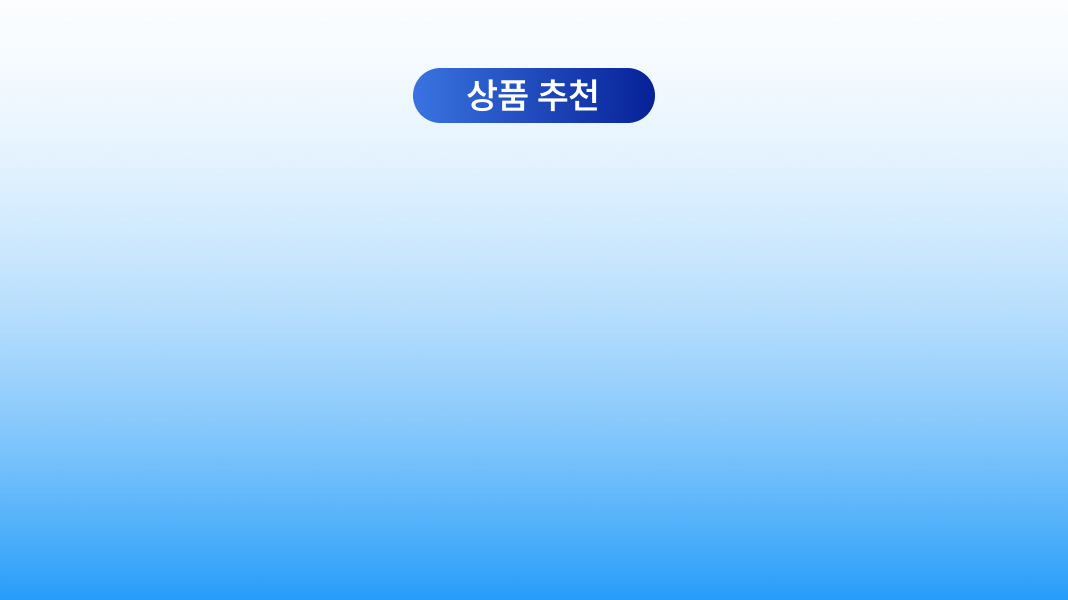
#> input picture blog/thumb_template.png, 1068 x 600 px
$ python -i thumb.py   (imports and definitions only)
#> lines starting #> are read from the running program, lines starting #| are printed output that depends on the picture
#> further down, picture is the input picture: PIL image 1068x600 RGBA; mean R, G, B, A 168.9, 214.5, 251.5, 255
"""중국산프리 블로그 썸네일 생성기
사용: python3 -I thumb.py <template.png> <product_image> <out.jpg> "<1줄 문구>" "<2줄 강조어>" "<2줄 나머지>"
예:   python3 -I thumb.py blog/thumb_template.png pr.png out.jpg "중국산 원료 없는" "고춧가루" " 소개"
- 1068x600 가로형이지만, 가운데 600x600 정사각형으로 잘려 보여도 제품과 문구가 안 벗어나게 배치함
- 흰 배경 제품 사진은 누끼를 따고, 배경이 흰색이 아니면 흰 카드에 넣어서 배치함
"""
import sys
from collections import deque
from PIL import Image, ImageDraw, ImageFont, ImageFilter

# [1 line that did not run here, left out]
FONT = "/usr/share/fonts/opentype/noto/NotoSansCJK-Bold.ttc"
WHITE, YELLOW = (255, 255, 255, 255), (255, 226, 52, 255)

# [1 line not run here, left out]
# [1 line that did not run here, left out]
# [1 line that did not run here, left out]
# [1 line that did not run here, left out]
PROD_MAX_W, PROD_MAX_H = 360, 255

def cutout(img):
    img = img.convert("RGBA")
    w, h = img.size
#> w = 1068; h = 600
    px = img.load()
    white = lambda c: c[0] > 238 and c[1] > 238 and c[2] > 238
    mask = Image.new("L", (w, h), 255); m = mask.load()
#> after `mask = Image.new('L', (w, h), 255)`: mask: PIL image 1068x600 L; every value is 255
    seen = bytearray(w * h); q = deque()
    for x in range(w): q.extend([(x, 0), (x, h - 1)])
    for y in range(h): q.extend([(0, y), (w - 1, y)])
    removed = 0
    while q:
        x, y = q.popleft(); i = y * w + x
        if seen[i]: continue
        seen[i] = 1
        if not white(px[x, y]): continue
        m[x, y] = 0; removed += 1
        for dx, dy in ((1, 0), (-1, 0), (0, 1), (0, -1)):
            nx, ny = x + dx, y + dy
            if 0 <= nx < w and 0 <= ny < h and not seen[ny * w + nx]:
                q.append((nx, ny))
#> after the loop, removed = 101102
    if removed < w * h * 0.05:      # 흰 배경이 아님 → 흰 카드로
        return None
    mask = mask.filter(ImageFilter.MinFilter(3)).filter(ImageFilter.GaussianBlur(0.8))
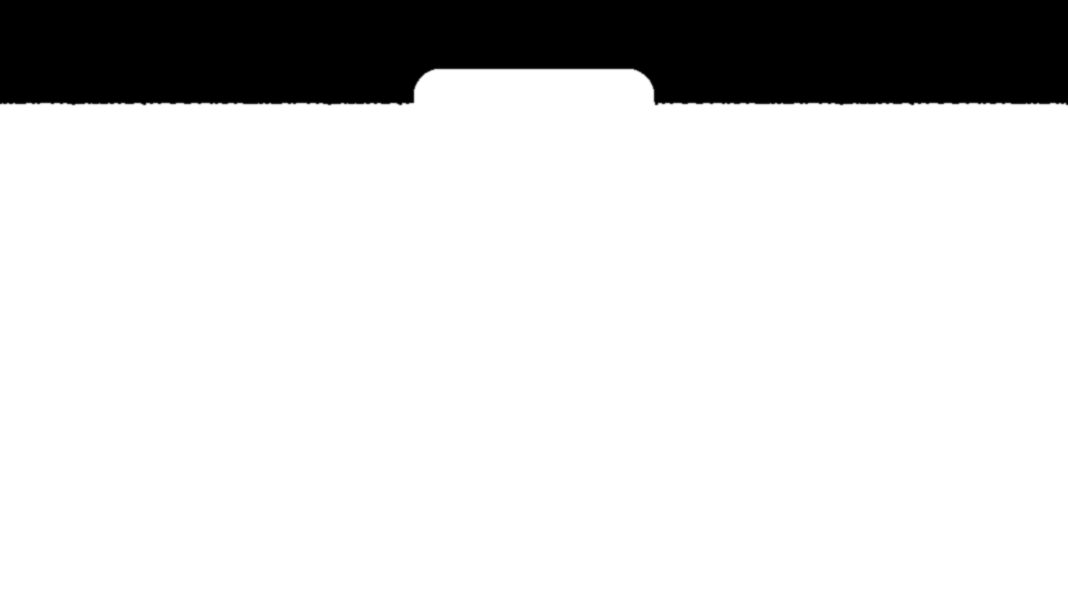
#> mask: PIL image 1068x600 L; min 0, max 255, mean 214.2
    img.putalpha(mask)
    return img.crop(img.getbbox())
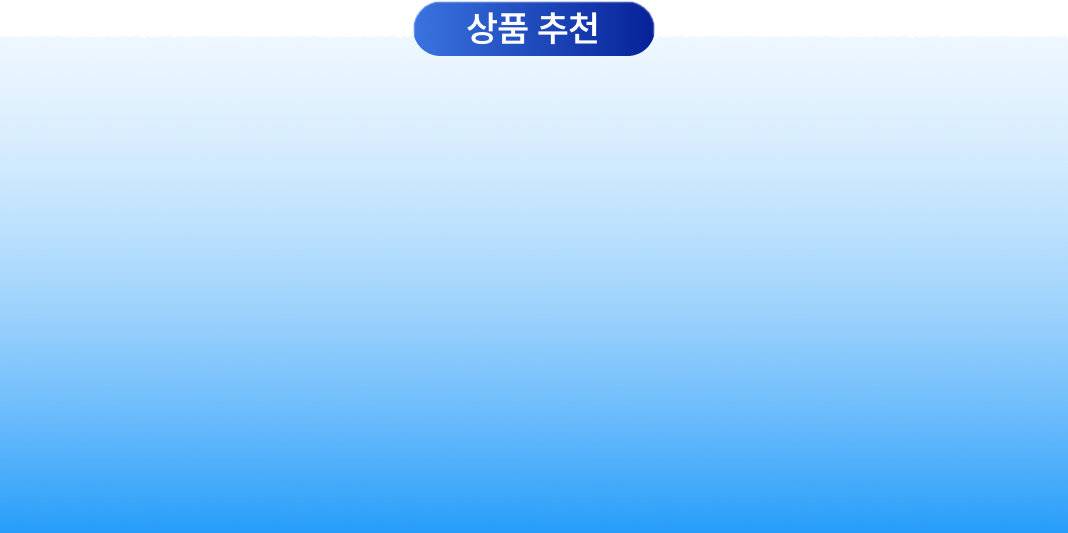
#> returned value: PIL image 1068x533 RGBA; mean R, G, B, A 159, 209.8, 251, 241.1; transparent parts drawn white

def card(img):
    img = img.convert("RGB")
    img.thumbnail((PROD_MAX_W - 24, PROD_MAX_H - 24), Image.LANCZOS)
    c = Image.new("RGBA", (img.width + 24, img.height + 24), (0, 0, 0, 0))
    r = Image.new("L", c.size, 0)
    ImageDraw.Draw(r).rounded_rectangle([0, 0, c.width - 1, c.height - 1], 18, fill=255)
    c.paste(Image.new("RGBA", c.size, (255, 255, 255, 255)), (0, 0), r)
    c.paste(img, (12, 12))
    return c

# [1 line not run here, left out]
# [1 line that did not run here, left out]
# [1 line that did not run here, left out]
# [1 line that did not run here, left out]
# [1 line that did not run here, left out]
# [1 line that did not run here, left out]

# [1 line that did not run here, left out]
# [1 line that did not run here, left out]
# [2 lines not run here, left out]
# [1 line that did not run here, left out]
# [1 line not run here, left out]

# 두 줄 중 긴 쪽이 520px 안에 들어오도록 글자 크기 자동 조절
size = 58
# [6 lines not run here, left out]

def draw_line(img, y, parts):
    d = ImageDraw.Draw(img)
    total = sum(d.textlength(t, font=font) for t, _ in parts)
    x = (W - total) / 2
    sl = Image.new("RGBA", img.size, (0, 0, 0, 0)); sd = ImageDraw.Draw(sl); xx = x
    for t, _ in parts:
        sd.text((xx + 2, y + 4), t, font=font, fill=(0, 30, 80, 150)); xx += d.textlength(t, font=font)
    img = Image.alpha_composite(img, sl.filter(ImageFilter.GaussianBlur(4)))
    d = ImageDraw.Draw(img)
    for t, c in parts:
        d.text((x, y), t, font=font, fill=c); x += d.textlength(t, font=font)
    return img

gap = size + 12
# [1 line that did not run here, left out]
# [1 line that did not run here, left out]
# [2 lines not run here, left out]

>>> from PIL import Image
>>> picture = Image.open('../thumb_template.png')
>>> result = cutout(picture)
